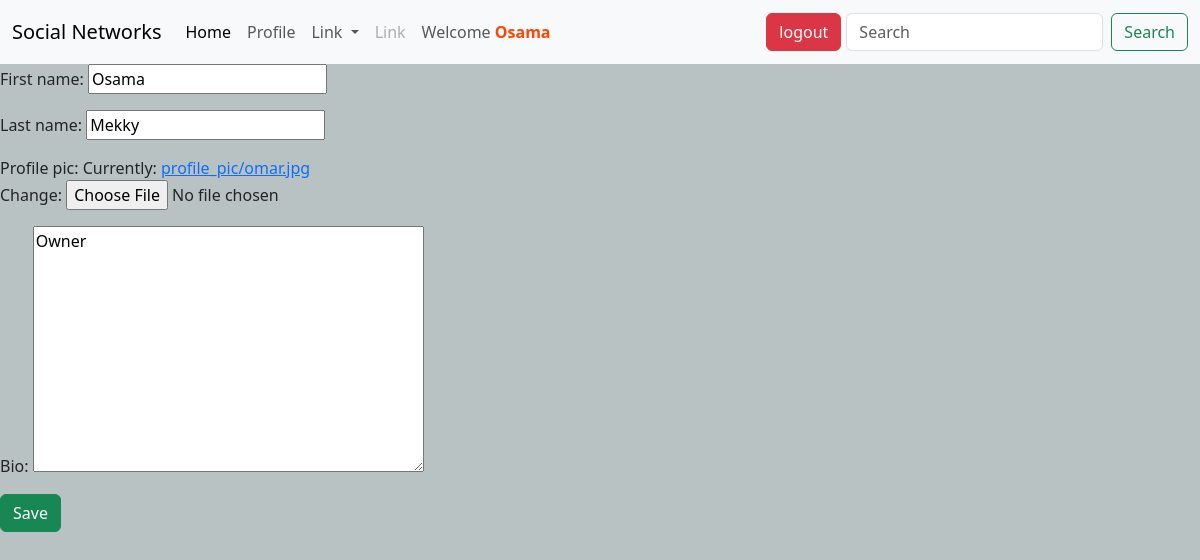
/account_settings (signed in), run on the app's committed database.
### core/models.py (models this page shows, shortened)
class User(AbstractUser):
    profile_pic = models.ImageField(default='profile_pic/defult.jpg',upload_to='profile_pic')
    bio = models.TextField(null=True,blank=True,max_length=500 ,default="")

### core/views.py (the view)
# urls.py: path('account_settings',views.AccountSettingsView.as_view(),name='account_settings'),
@method_decorator(login_required(login_url='login'),name='dispatch')
class AccountSettingsView(UpdateView):
    model =User
    fields = ["first_name","last_name","profile_pic","bio"]
    template_name = 'account_settings.html'
    success_url ='/profile'
    def get_object(self, queryset= None ):
        return self.request.user

### Templates/account_settings.html (shortened to what this page needs)
{% extends 'base.html' %}
{% load static %}
{% block content %}
<form method="POST" enctype="multipart/form-data">
    {{form.as_p}}
    <input class="btn btn-success" type="submit" value="Save">
{% endblock  %}

### Templates/partials/_navbar.html (shortened to what this page needs)
{% load static %}
<nav class="navbar navbar-expand-lg bg-body-tertiary">
    <div class="container-fluid">
      <a class="navbar-brand" href="{% url 'home' %}">Social Networks</a>
      <div class="collapse navbar-collapse" id="navbarScroll">
        <ul class="navbar-nav me-auto my-2 my-lg-0 navbar-nav-scroll" style="--bs-scroll-height: 100px;">
          <li class="nav-item">
            <a class="nav-link active" aria-current="page" href="{% url 'home' %}">Home</a>
          </li>
          {% if request.user.is_authenticated %}
          <li class="nav-item">
            <a class="nav-link" href="{% url 'profile' %}"> Profile</a>
          </li>
          {% else %}
          <li class="nav-item">
            <a class="nav-link" href="{% url 'login' %}"> Join Us</a>
          </li>
          {% endif %}
          <li class="nav-item dropdown">
            <a class="nav-link dropdown-toggle" href="#" role="button" data-bs-toggle="dropdown" aria-expanded="false">
              Link
            </a>
          </li>
          <li class="nav-item">
            <a class="nav-link disabled" aria-disabled="true">Link</a>
          </li>
          {% if request.user.is_authenticated %}
          <li class="nav-item">
            <a class="nav-link" aria-disabled="true">Welcome <strong style="color: orangered;">{{request.user.username}}</strong></a>
          </li>
          {% endif %}
        </ul>
        {% if request.user.is_authenticated %}
        <li style="list-style-type: none; padding:5px "  class="nav-item">
          <a class="btn btn-danger my-2 my-sm-0"  type="submit" href="{% url 'logout' %}">logout</a>
        </li>
        {% endif %}
        <form class="d-flex" method="GET" action="{% url 'search' %}" role="search">
          <input class="form-control me-2" type="search" placeholder="Search" aria-label="Search" name="search-term">
          <button class="btn btn-outline-success" type="submit">Search</button>
        </form>
      </div>
    </div>
  </nav>

### SocialNetworkProject/static/css/style.css (style rules this page uses)
body { background-color: rgb(185, 194, 194); }

### data on the page
User: user.username "Osama", first_name "Osama", last_name "Mekky", bio "Owner"
